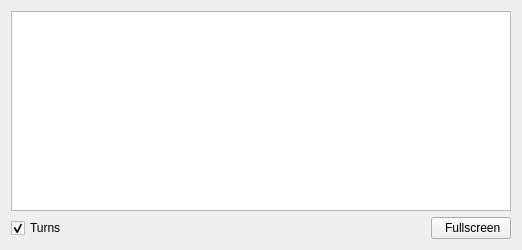
             <widget class="CContextFrame" name="CContextFrame_CaptureTab_rawBuf1">
              <property name="styleSheet">
               <string notr="true"/>
              </property>
              <layout class="QVBoxLayout" name="verticalLayout_6">
               <item>
                <widget class="CStaticPlot" name="CStaticPlot_Capture_rawBuf1">
                 <property name="minimumSize">
                  <size>
                   <width>500</width>
                   <height>200</height>
                  </size>
                 </property>
                 <property name="plotTitle" stdset="0">
                  <string notr="true">rawBuf1</string>
                 </property>
                 <property name="defaultYAxisSide" stdset="0">
                  <enum>StaticPlotWidget::Left</enum>
                 </property>
                 <property name="gridOrientation" stdset="0">
                  <enum>StaticPlotWidget::Both</enum>
                 </property>
                 <property name="layerIDs" stdset="0">
                  <stringlist/>
                 </property>
                 <property name="axisLabels" stdset="0">
                  <string>{&quot;left&quot;: &quot;amplitude&quot;, &quot;bottom&quot;: &quot;time (microseconds)&quot;, &quot;right&quot;: &quot;amplitude&quot;, &quot;top&quot;: &quot;time (microseconds)&quot;}</string>
                 </property>
                 <property name="axisRanges" stdset="0">
                  <string>{&quot;x&quot;: &quot;auto&quot;, &quot;y&quot;: &quot;auto&quot;}</string>
                 </property>
                 <property name="curves" stdset="0">
                  <stringlist/>
                 </property>
                </widget>
               </item>
               <item>
                <layout class="QHBoxLayout" name="horizontalLayout_CaptureTab_rawBuf1">
                 <item>
                  <widget class="QCheckBox" name="checkBox_turns_1">
                   <property name="text">
                    <string>Turns</string>
                   </property>
                   <property name="checked">
                    <bool>true</bool>
                   </property>
                  </widget>
                 </item>
                 <item>
                  <spacer name="horizontalSpacer_rawBuf1">
                   <property name="orientation">
                    <enum>Qt::Horizontal</enum>
                   </property>
                   <property name="sizeHint" stdset="0">
                    <size>
                     <width>40</width>
                     <height>20</height>
                    </size>
                   </property>
                  </spacer>
                 </item>
                 <item>
                  <widget class="CRelatedDisplayButton" name="CRelatedDisplayButton_rawBuf1">
                   <property name="text">
                    <string> Fullscreen</string>
                   </property>
                   <property name="icon">
                    <iconset>
                     <normaloff>../icons/fullscreen.png</normaloff>../icons/fullscreen.png</iconset>
                   </property>
                   <property name="filenames" stdset="0">
                    <stringlist>
                     <string>fullscreen_rawbuf1.py</string>
                    </stringlist>
                   </property>
                   <property name="titles" stdset="0">
                    <stringlist>
                     <string>rawBuf1 (Fullscreen)</string>
                    </stringlist>
                   </property>
                   <property name="openInNewWindow" stdset="0">
                    <bool>true</bool>
                   </property>
                  </widget>
                 </item>
                </layout>
               </item>
              </layout>
             </widget>
